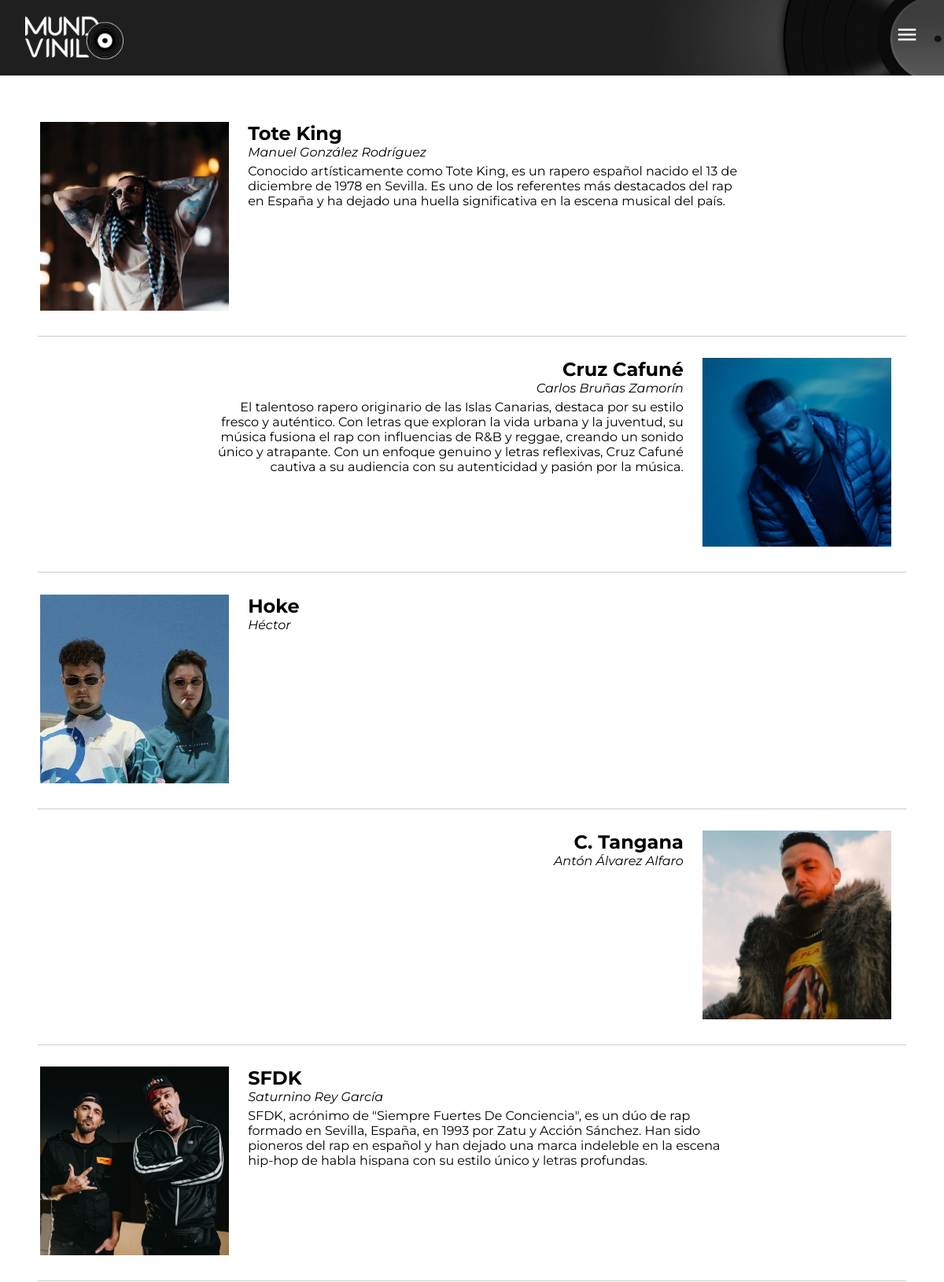
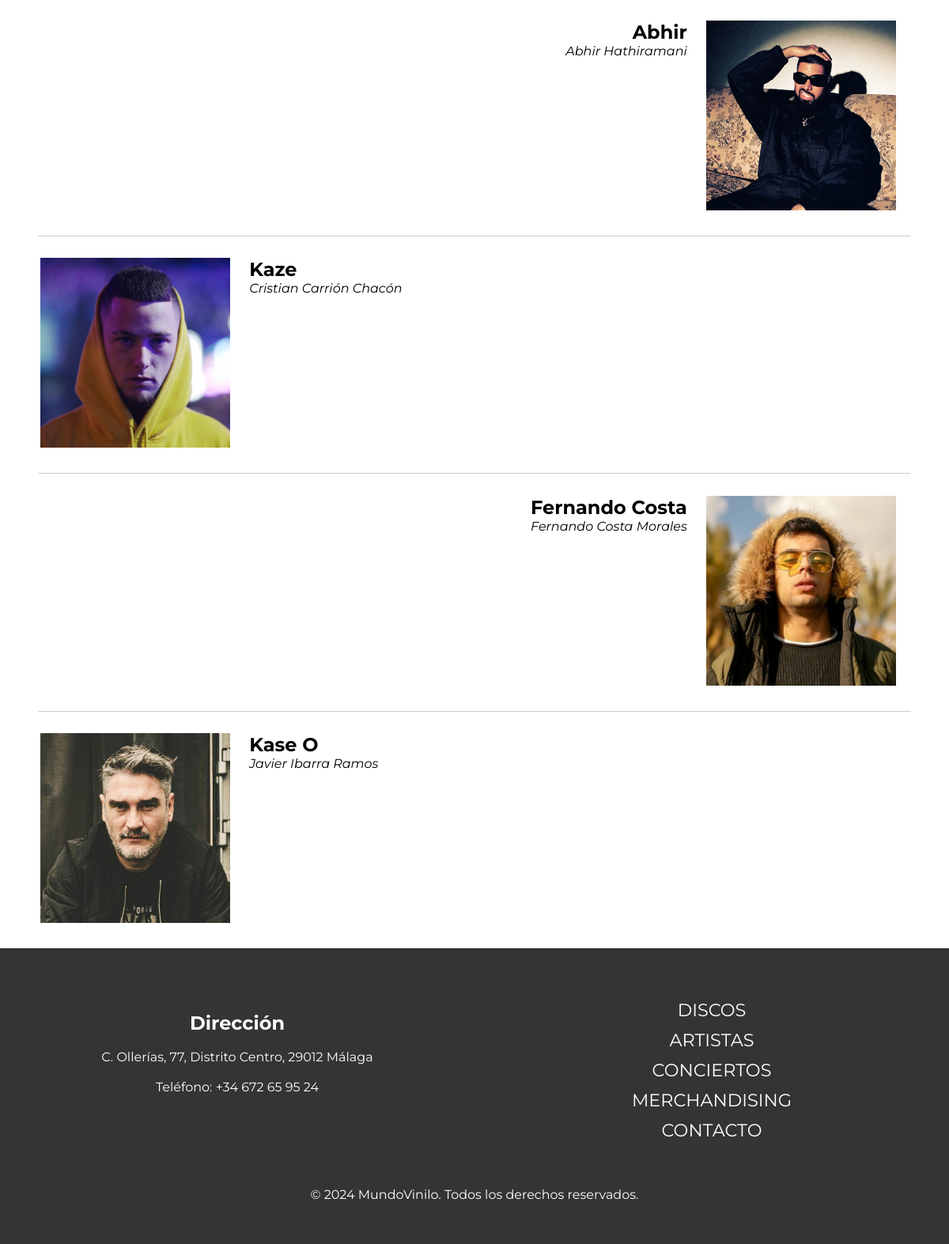
Page /PHP/artistas.php on the committed database (2 pictures, top to bottom).
### tables this page shows
CREATE TABLE `artistas` (
  `ID` int(3) NOT NULL,
  `Nombre_Artistico` varchar(50) NOT NULL,
  `Nombre` varchar(20) NOT NULL,
  `Apellido1` varchar(20) NOT NULL,
  `Apellido2` varchar(20) NOT NULL,
  `Descripción` varchar(2000) NOT NULL,
  `FechaNacimiento` date DEFAULT NULL,
  `Foto` varchar(200) NOT NULL
);

### PHP/artistas.php (the view, shortened to what this page needs)
<!DOCTYPE html>
<html lang="en">
<head>
    <link rel="stylesheet" href="../CSS/IndexPHP.css">
</head>
<body>
    <header>
        <?php require('Header.php'); ?>
    </header>
    <main>
        <?php
        require('../../Mi-Proyecto/PHP/conexionBDD.php');
        $sql = "SELECT * FROM artistas";
        $result = $conexion->query($sql);
        ?>
        <div class="contenedor-artistas">
            <?php
            if ($result->num_rows > 0) {
                $total_rows = $result->num_rows;
                $current_index = 1;
                while ($row = $result->fetch_assoc()) {
                    $ruta_relativa = str_replace($_SERVER['DOCUMENT_ROOT'], '', $row['Foto']);
                    $es_ultimo = ($current_index == $total_rows) ? 'ultimo-artista' : '';
            ?>
                    <div class="artista <?php echo $es_ultimo; ?>">
                        <img src="<?php echo $ruta_relativa; ?>" alt="<?php echo $row['Nombre_Artistico']; ?>" class="imagen-artistas">
                        <div class="info-artista">
                            <h2 class="nombre-artista"><a href="../PHP/discos.php?artista=<?php echo urlencode($row['Nombre_Artistico']); ?>" class="enlace-artistas-discos"><?php echo $row['Nombre_Artistico']; ?></a></h2>
                            <p class="nombre-completo"><i><?php echo $row['Nombre'] . ' ' . $row['Apellido1'] . ' ' . $row['Apellido2']; ?></i></p>
                            <p class="descripcion-artista"><?php echo $row['Descripción'] ?></p>
                        </div>
                    </div>
            <?php
                    $current_index++;
                }
            } else {
                echo "No se encontraron artistas.";
            }
            ?>
        </div>
        <ul>
            <li id="Menu" onclick="showSidebar()"><a href="#"><svg xmlns="http://www.w3.org/2000/svg" height="24" viewBox="0 -960 960 960" width="24">
                        <path d="M120-240v-80h720v80H120Zm0-200v-80h720v80H120Zm0-200v-80h720v80H120Z" />
                    </svg></a></li>
        </ul>
    </main>
    <footer>
        <?php require('footer.php'); ?>
    </footer>
</body>
</html>

### PHP/Header.php (shortened to what this page needs)
<link rel="stylesheet" type="text/css" href="../CSS/Index.css">
<link rel="stylesheet" type="text/css" href="../CSS/@Keyframes.css">
<link rel="stylesheet" type="text/css" href="../CSS/@Media.css">
<link rel="stylesheet" type="text/css" href="../CSS/Reset.css">
<link rel="stylesheet" type="text/css" href="../CSS/Cabecera.css">
<link rel="stylesheet" type="text/css" href="../CSS/IndexPHP.css">
<div class="Cabecera">
    <a href="../PHP/Index.php" class="aLogo">
        <img src="../Imagenes/Extras/Logo.png" class="Logo" alt="Logo">
    </a>
</div>

### PHP/footer.php (shortened to what this page needs)
<div class="footer-content">
    <div class="empresa">
        <h2>Dirección</h2> <br>
        <p>C. Ollerías, 77, Distrito Centro, 29012 Málaga</p> <br>
        <p>Teléfono: +34 672 65 95 24</p>
    </div>
                    <!DOCTYPE svg PUBLIC '-//W3C//DTD SVG 1.1//EN' 'http://www.w3.org/Graphics/SVG/1.1/DTD/svg11.dtd'>
    <div class="menu-footer">
        <ul>
            <li class="lista-footer"><a href="../PHP/discos.php">DISCOS</a></li>
            <li class="lista-footer"><a href="../PHP/artistas.php">ARTISTAS</a></li>
            <li class="lista-footer"><a href="../PHP/conciertos.php">CONCIERTOS</a></li>
            <li class="lista-footer"><a href="../PHP/merchandising.php">MERCHANDISING</a></li>
            <li class="lista-footer"><a href="../PHP/contacto.php">CONTACTO</a></li>
        </ul>
    </div>
</div>
<p class="copyright">&copy; 2024 MundoVinilo. Todos los derechos reservados.</p>

### CSS/IndexPHP.css (style rules this page uses)
* { margin: 0; padding: 0; }
a { text-decoration: none; color: rgb(253, 253, 253); height: fit-content; }
.contenedor-artistas { display: flex; flex-wrap: wrap; margin: 2rem 3rem auto; }
.imagen-disco, .imagen-artistas { width: 15rem; height: auto; margin-right: 1rem; transition: transform 0.3s ease; }
.imagen-artistas { box-shadow: 0 0 0 rgba(0, 0, 0, 0); animation: shadowAnimationOut 0.3s; }
.info-disco, .info-artista { flex-grow: 1; }
.info-disco h2, .info-artista h2 { margin-top: 0; }
.info-disco p, .info-artista p { margin: 0; margin-bottom: 5px; }
.artista { margin-top: 1.5rem; padding: .2rem; flex-basis: 100%; border-bottom: 1px solid rgba(0, 0, 0, 0.2); padding-bottom: 2rem; display: flex; }
.artista:nth-child(odd) .info-artista { flex-grow: 1; margin-left: .5rem; }
.artista:nth-child(even) { display: flex; flex-direction: row-reverse; }
.artista:nth-child(even) h2 { display: inline-block; }
.artista:nth-child(even) .info-artista { flex-grow: 1; margin-right: 1.5rem; text-align: right; }
.info-artista h2 { margin-top: 0; width: fit-content; }
.info-artista p { margin: 0; margin-bottom: 5px; }
.descripcion-artista { width: 75%; display: inline-block; }
.ultimo-artista { border: none; padding-bottom: 0; }
.enlace-artistas-discos { color: black; width: fit-content; }

### CSS/Index.css (style rules this page uses)
.Logo { height: 4rem; }
.aLogo { display: inline-block; height: fit-content; margin: 3rem .5rem .5rem 2rem; }
footer { background-color: rgba(0, 0, 0, 0.795); color: white; height: auto; min-height: 20vh; padding: 3rem 0; margin: 2rem 0 0 0; }
.footer-content { display: flex; justify-content: space-around; }
.empresa { width: 33%; text-align: center; margin: 2rem 0; }
.menu-footer { width: 33%; margin: 1rem 0; display: flex; justify-content: center; align-items: center; height: 100%; }
.menu-footer ul { list-style: none; }
.menu-footer li { margin-bottom: 10px; }
.menu-footer a { color: rgb(255, 255, 255); text-decoration: none; font-size: 1.4rem; display: inline-block; }
.lista-footer { text-align: center; }
.copyright { display: flex; justify-content: center; margin: 2rem 0 0 0; padding-bottom: 5px; height: auto; }

### CSS/@Media.css (style rules this page uses)
@media (min-width: 1200px) { .Cabecera { height: 2rem; animation: increaseHeight 0.5s forwards; } }
@media (min-width: 1200px) { .Logo { animation: bajarLogo 0.5s forwards; } }
@media (min-width: 1200px) { #Menu { display: none; } }
@media (max-width: 1200px) { .Cabecera { height: 6rem; animation: reduceHeight 0.5s forwards; } }
@media (max-width: 1200px) { #Menu { display: block; position: absolute; top: 1.8rem; right: 2rem; opacity: 1; } }
@media (max-width: 1200px) { #Menu svg { height: 30px; width: 30px; } }
@media (max-width: 1200px) { .Logo { animation: subirLogo 0.5s forwards; } }

### CSS/Cabecera.css (style rules this page uses)
.Cabecera { background-image: url(../Imagenes/Extras/FondoCabecera.png); background-size: cover; background-repeat: no-repeat; background-position: center; background-position: right; display: flex; height: 2rem; color: white; }

### rows in the picture
artistas: Foto (picture), Nombre_Artistico "Tote King", Nombre "Manuel", Apellido1 "González", Apellido2 "Rodríguez", Descripción "Conocido artísticamente como Tote King, es un rapero español nacido el 13 de diciembre de 1978 en Sevilla. Es uno de los referentes más destacados del rap en España y ha dejado una huella significativa en la escena musical del país."
artistas: Foto (picture), Nombre_Artistico "Cruz Cafuné", Nombre "Carlos", Apellido1 "Bruñas", Apellido2 "Zamorín", Descripción "El talentoso rapero originario de las Islas Canarias, destaca por su estilo fresco y auténtico. Con letras que exploran la vida urbana y la juventud, su música fusiona el rap con influencias de R&B y reggae, creando un sonido único y atrapante. Con un enfoque genuino y letras reflexivas, Cruz Cafuné cautiva a su audiencia con su autenticidad y pasión por la música."
artistas: Foto+Nombre_Artistico (picture), Nombre_Artistico "Hoke", Nombre "Héctor"
artistas: Foto (picture), Nombre_Artistico "C. Tangana", Nombre "Antón", Apellido1 "Álvarez", Apellido2 "Alfaro"
artistas: Foto+Nombre_Artistico (picture), Nombre_Artistico "SFDK", Nombre "Saturnino", Apellido1 "Rey", Apellido2 "García", Descripción "SFDK, acrónimo de \"Siempre Fuertes De Conciencia\", es un dúo de rap formado en Sevilla, España, en 1993 por Zatu y Acción Sánchez. Han sido pioneros del rap en español y han dejado una marca indeleble en la escena hip-hop de habla hispana con su estilo único y letras profundas."
artistas: Foto (picture), Nombre_Artistico "Abhir", Nombre "Abhir", Apellido1 "Hathiramani"
artistas: Foto+Nombre_Artistico (picture), Nombre_Artistico "Kaze", Nombre "Cristian", Apellido1 "Carrión", Apellido2 "Chacón"
artistas: Foto (picture), Nombre_Artistico "Fernando Costa", Nombre "Fernando", Apellido1 "Costa", Apellido2 "Morales"
artistas: Foto (picture), Nombre_Artistico "Kase O", Nombre "Javier", Apellido1 "Ibarra", Apellido2 "Ramos"
